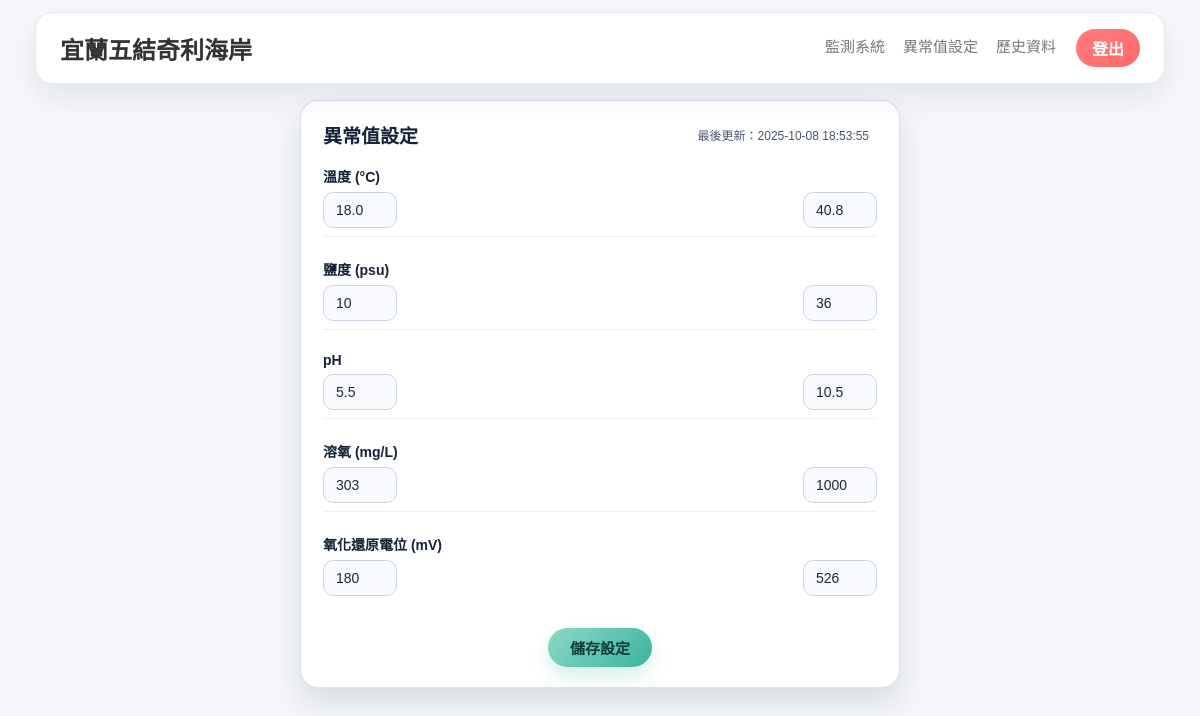
Page /oddset on the earlier database version.
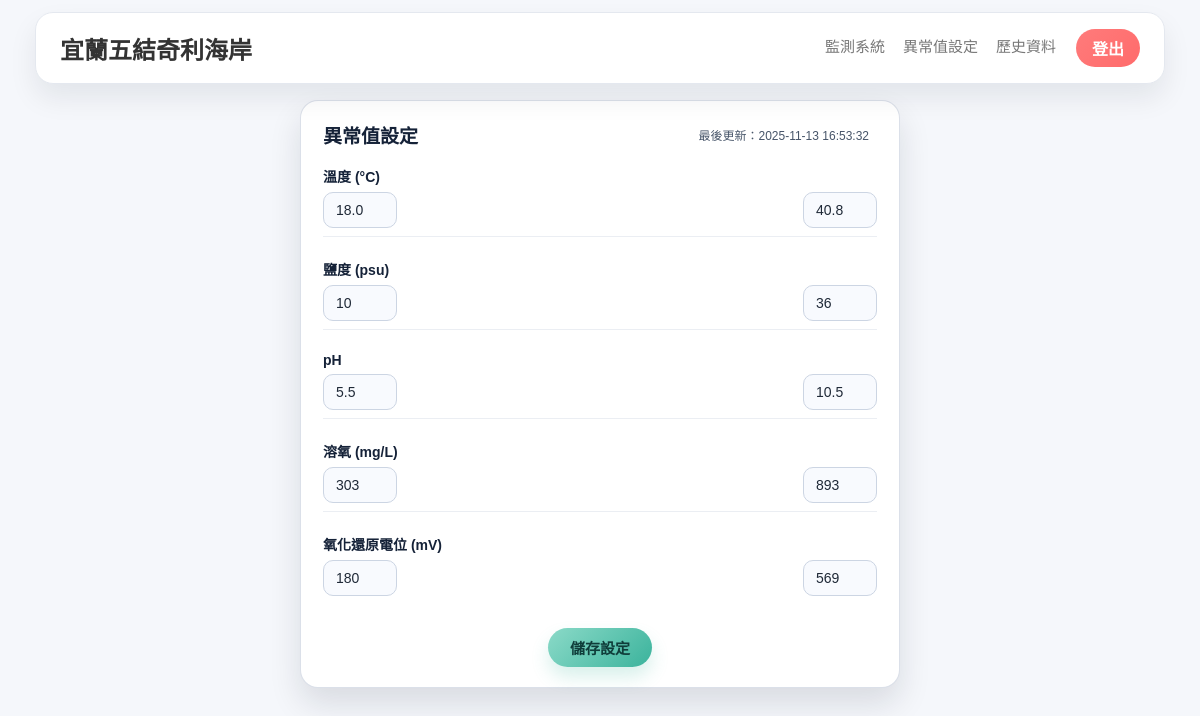
Same page on the later database version.
### tables this page shows
CREATE TABLE "oddset" (
	"id"	INTEGER,
	"temp_min"	REAL,
	"temp_max"	REAL,
	"psu_min"	INTEGER,
	"psu_max"	INTEGER,
	"ph_min"	NUMERIC,
	"ph_max"	REAL,
	"do_min"	INTEGER,
	"do_max"	INTEGER,
	"orp_min"	INTEGER,
	"orp_max"	INTEGER,
	"created_at"	TIMESTAMP DEFAULT CURRENT_TIMESTAMP,
	PRIMARY KEY("id" AUTOINCREMENT)
);

### app.py (the view, shortened to what this page needs)
@app.route('/oddset', methods=['GET', 'POST'])
def oddset():
    conn = sqlite3.connect(DB_PATH)
    c = conn.cursor()
    if request.method == 'POST':
        data = request.get_json()
        try:
            now = datetime.now(tz).strftime("%Y-%m-%d %H:%M:%S")
            c.execute('''
                INSERT INTO oddset (
                    temp_min, temp_max, psu_min, psu_max,
                    ph_min, ph_max, do_min, do_max,
                    orp_min, orp_max, created_at
                ) VALUES (?, ?, ?, ?, ?, ?, ?, ?, ?, ?, ?)
            ''', (
                data['temp_min'], data['temp_max'],
                data['psu_min'], data['psu_max'],
                data['ph_min'], data['ph_max'],
                data['do_min'], data['do_max'],
                data['orp_min'], data['orp_max'],
                now
            ))
            conn.commit()
            return jsonify({'success': True, 'created_at': now})
        except Exception as e:
            return jsonify({'success': False, 'error': str(e)}), 400
        finally:
            conn.close()
    else:
        c.execute('''
            SELECT temp_min, temp_max, psu_min, psu_max,
                   ph_min, ph_max, do_min, do_max,
                   orp_min, orp_max, created_at
            FROM oddset
            ORDER BY id DESC LIMIT 1
        ''')
        row = c.fetchone()
        conn.close()
        if row:
            oddset_data = {
                'temp_min': row[0], 'temp_max': row[1],
                'psu_min': row[2], 'psu_max': row[3],
                'ph_min': row[4], 'ph_max': row[5],
                'do_min': row[6], 'do_max': row[7],
                'orp_min': row[8], 'orp_max': row[9]
            }
            last_updated = row[10]
        return render_template('oddset.html', oddset=oddset_data, last_updated=last_updated)

### templates/oddset.html (shortened to what this page needs)
<!DOCTYPE html>
<html lang="zh-Hant">
<head>
    <link rel="stylesheet" href="{{ url_for('static', filename='css/title.css') }}">
    <link rel="stylesheet" href="{{ url_for('static', filename='css/oddset.css') }}">
    <link rel="stylesheet" href="https://cdnjs.cloudflare.com/ajax/libs/noUiSlider/15.6.1/nouislider.min.css">
</head>
<body>
    <div class="top-bar">
        <div class="left-area">
            <div class="title">
                <a href="{{ url_for('dashboard') }}">宜蘭五結奇利海岸</a>
            </div>
        </div>
        <div class="right-area">
            <div class="menu-links">
                <a href="{{ url_for('monitor') }}">監測系統</a>
                <a href="#">異常值設定</a>
                <a href="{{ url_for('history') }}">歷史資料</a>
            </div>
        </div>
        <div class="user-area">
            <div class="logout-btn" title="登出">
                <a href="{{ url_for('logout') }}">登出</a>
            </div>
        </div>
    </div>
    <main class="container">
        <header class="page-heading">
            <h1>異常值設定</h1>
            <div class="info">
                <p id="last-updated">最後更新：{{ last_updated }}</p>
            </div>
        </header>
        <form id="env-form" method="POST" action="{{ url_for('oddset') }}">
            <section class="setting" data-key="temp" data-step="0.1" data-min="0" data-max="50">
                <div class="status-row">
                    <label for="temp-min">溫度 (°C)</label>
                </div>
                <div class="input-group">
                    <input id="temp-min" type="number" step="0.1" value="{{ oddset.temp_min }}">
                    <input id="temp-max" type="number" step="0.1" value="{{ oddset.temp_max }}">
                </div>
            </section>
            <section class="setting" data-key="psu" data-step="0.1" data-min="0" data-max="50">
                <div class="status-row">
                    <label for="psu-min">鹽度 (psu)</label>
                </div>
                <div class="input-group">
                    <input id="psu-min" type="number" step="0.1" value="{{ oddset.psu_min }}">
                    <input id="psu-max" type="number" step="0.1" value="{{ oddset.psu_max }}">
                </div>
            </section>
            <section class="setting" data-key="ph" data-step="0.1" data-min="0" data-max="14">
                <div class="status-row">
                    <label for="ph-min">pH</label>
                </div>
                <div class="input-group">
                    <input id="ph-min" type="number" step="0.1" value="{{ oddset.ph_min }}">
                    <input id="ph-max" type="number" step="0.1" value="{{ oddset.ph_max }}">
                </div>
            </section>
            <section class="setting" data-key="do" data-step="1" data-min="0" data-max="1000">
                <div class="status-row">
                    <label for="do-min">溶氧 (mg/L)</label>
                </div>
                <div class="input-group">
                    <input id="do-min" type="number" value="{{ oddset.do_min }}">
                    <input id="do-max" type="number" value="{{ oddset.do_max }}">
                </div>
            </section>
            <section class="setting" data-key="orp" data-step="1" data-min="0" data-max="1000">
                <div class="status-row">
                    <label for="orp-min">氧化還原電位 (mV)</label>
                </div>
                <div class="input-group">
                    <input id="orp-min" type="number" value="{{ oddset.orp_min }}">
                    <input id="orp-max" type="number" value="{{ oddset.orp_max }}">
                </div>
            </section>
            <div class="save">
                <button type="submit">儲存設定</button>
            </div>
        </form>
    </main>
</body>
</html>

### static/css/title.css (style rules this page uses)
:root { --title-font: 'Poppins', 'Noto Sans TC', sans-serif; --title-text: #333333; --title-muted: #777777; --title-bg: #ffffff; --title-border: #e4e8ef; --title-shadow: 0 14px 28px rgba(15, 23, 42, 0.08); --title-danger: #ff6b6b; }
.top-bar { position: fixed; top: 12px; left: 50%; transform: translateX(-50%); width: min(1080px, 92vw); padding: 16px 24px; border-radius: 18px; background: var(--title-bg); border: 1px solid var(--title-border); box-shadow: var(--title-shadow); display: flex; align-items: center; justify-content: space-between; gap: 20px; font-family: var(--title-font); color: var(--title-text); z-index: 100; }
.top-bar .title a { font-size: clamp(22px, 2vw, 28px); font-weight: 600; color: inherit; text-decoration: none; white-space: nowrap; }
.menu-links { display: flex; gap: 18px; font-size: 15px; font-weight: 500; color: var(--title-muted); }
.menu-links a { text-decoration: none; color: inherit; padding-bottom: 4px; border-bottom: 2px solid transparent; transition: color 0.2s ease, border-color 0.2s ease; }
.logout-btn a { display: inline-flex; align-items: center; justify-content: center; padding: 7px 16px; border-radius: 999px; background: linear-gradient(135deg, #ff7b7b, #ff6b6b); color: #ffffff; font-weight: 600; text-decoration: none; transition: transform 0.2s ease, box-shadow 0.2s ease; }
.left-area { display: flex; align-items: center; gap: 14px; flex: 1 1 auto; min-width: 0; }
.right-area { display: flex; align-items: center; gap: 20px; }
.user-area { display: flex; align-items: center; }

### static/css/oddset.css (style rules this page uses)
body { margin: 0; min-height: 100vh; padding: 104px 20px 40px; background: #f5f7fb; font-family: 'Poppins', 'Noto Sans TC', sans-serif; color: #333333; overflow-y: hidden; }
.container { width: 100%; max-width: 560px; margin: 6px auto 24px; padding: 20px 22px; border-radius: 18px; background: #ffffff; border: 1px solid rgba(210, 217, 228, 0.8); box-shadow: 0 16px 32px rgba(15, 23, 42, 0.12); display: flex; flex-direction: column; gap: 10px; box-sizing: border-box; }
.page-heading { display: flex; align-items: center; justify-content: space-between; gap: 10px; flex-wrap: wrap; }
.page-heading h1 { margin: 0; font-size: 19px; font-weight: 700; color: #152238; }
.page-heading .info { display: flex; align-items: center; gap: 8px; font-size: 12px; color: #475569; }
.page-heading .info p { margin: 0; }
form { display: flex; flex-direction: column; gap: 14px; }
.setting { padding: 8px 0; border-bottom: 1px solid rgba(210, 217, 228, 0.45); display: flex; flex-direction: column; gap: 6px; }
.setting:last-of-type { border-bottom: none; padding-bottom: 6px; }
label { font-weight: 600; font-size: 14px; color: #152238; display: flex; align-items: center; gap: 10px; }
.input-group { display: flex; align-items: center; gap: 10px; flex-wrap: nowrap; width: 100%; }
input[type="number"] { width: 48px; padding: 9px 12px; border: 1px solid #ccd5e3; border-radius: 10px; font-size: 14px; color: #1f2937; background: #f8fafe; transition: border-color 0.25s ease, box-shadow 0.25s ease; }
.status-row { display: flex; justify-content: space-between; align-items: center; gap: 10px; }
.save { margin-top: 12px; display: flex; justify-content: center; }
.save button { padding: 9px 22px; border-radius: 999px; border: none; background: linear-gradient(135deg, #8bdac8, #3bb39c); color: #0f3d3a; font-size: 15px; font-weight: 600; cursor: pointer; transition: transform 0.2s ease, box-shadow 0.2s ease; box-shadow: 0 10px 18px rgba(59, 179, 156, 0.20); }
@media (min-width: 1080px) { body { padding: 90px 18px 32px; overflow-y: hidden; } }
@media (min-width: 1080px) { .container { max-width: 600px; padding: 20px 22px; gap: 10px; margin-top: 10px; box-sizing: border-box; } }

Differences in the rows shown:
no longer on this page (row unchanged): oddset: created_at "2025-10-08 18:53:55", temp_min "18.0", temp_max "40.8", psu_min "10", psu_max "36", ph_min "5.5", ph_max "10.5", do_min "303", do_max "1000", orp_min "180", orp_max "526"
added oddset: created_at "2025-11-13 16:53:32", temp_min "18.0", temp_max "40.8", psu_min "10", psu_max "36", ph_min "5.5", ph_max "10.5", do_min "303", do_max "893", orp_min "180", orp_max "569"
